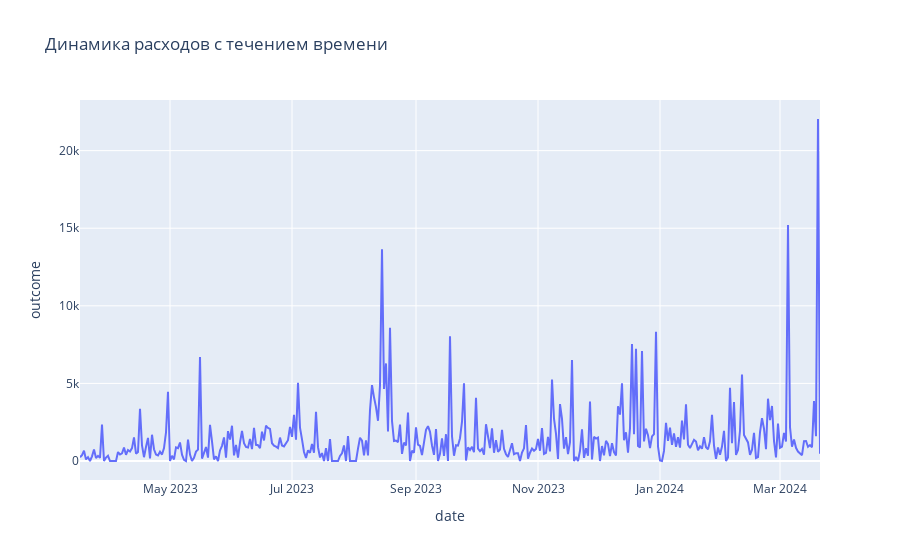

Notebook source saved alongside this figure:
### Markdown cell above
## Посмотрим на динамику трат с течением времени

### Code cell
px.line(data_by_days, x='date', y='outcome',
        title='Динамика расходов с течением времени')

### Figure 1 — Plotly figure (JSON) as saved in the notebook; plotly's stock layout.template omitted (floating-point values rounded to 4 significant figures; data arrays with more than 128 entries replaced by an {"elided": "..."} marker saying what was removed)
{"data": [{"hovertemplate": "date=%{x}<br>outcome=%{y}<extra></extra>", "legendgroup": "", "line": {"color": "#636efa", "dash": "solid"}, "marker": {"symbol": "circle"}, "mode": "lines", "name": "", "orientation": "v", "showlegend": false, "type": "scatter", "x": {"elided": "371 str values"}, "xaxis": "x", "y": {"elided": "371 float values"}, "yaxis": "y"}], "layout": {"legend": {"tracegroupgap": 0}, "title": {"text": "Динамика расходов с течением времени"}, "xaxis": {"anchor": "y", "domain": [0, 1], "title": {"text": "date"}}, "yaxis": {"anchor": "x", "domain": [0, 1], "title": {"text": "outcome"}}}}
